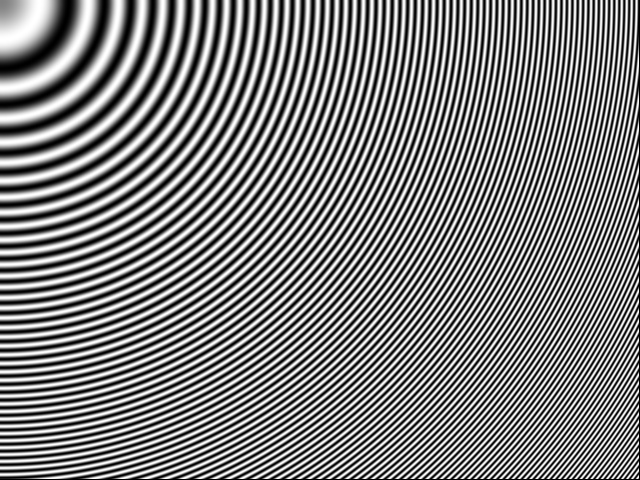
#> input picture Seminar 4/circles.jpg, 640 x 480 px
$ python 2.py   (Python 2 division)
#> lines starting #> are read from the running program, lines starting #| are printed output that depends on the picture; after the words box and inside, x2 and y2 are one past the last pixel; in counts of white or black regions, pixels touching at a corner belong together
import scipy.signal
import cv2
import numpy as np
import matplotlib.pyplot as plt
#Import Orignal Image
fig = cv2.imread('circles.jpg')
#> fig is the input picture: shape (480, 640, 3); min 0, max 255, mean 127.3
Y=(0.114*fig[:,:,0]+0.587*fig[:,:,1]+0.299*fig[:,:,2])/255;
ro,co = Y.shape
#> ro = 480; co = 640
#Image Resizing
N = 2
ds = np.zeros ((ro/N,co/N))
ds = Y [0::N,0::N]
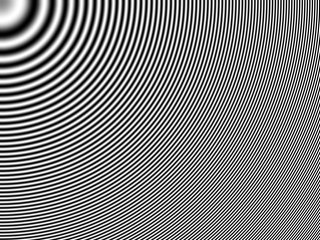
#> ds: shape (240, 320) float64; min 0, max 1, mean 0.501
cv2.imshow("Downsampled Orignal", ds)
(rs,cs) = ds.shape
#> rs = 240; cs = 320
#Creating mask for Orignal Image
#for rows
Mro = np.ones((ro,1))
#> Mro = 480 values from 1 to 1
Mro[int(ro/8.0):int(ro - int(ro/8.0)),0] = np.zeros((int((3.0/4.0)*ro)))
#for columns
Mco = np.ones((1,co))
Mco[0,int(co/8.0):int(co - int(co/8.0))] = np.zeros((int((3.0/4.0)*co)))
#together
MO = np.dot(Mro,Mco)
#mask for resized image to pass 1/4 frequency components
#for rows
mr = np.ones((rs,1))
#> mr = 240 values from 1 to 1
mr[int(rs/8.0):int(rs - int(rs/8.0)),0] = np.zeros((int((3.0/4.0)*rs)))
#for columns
mc = np.ones((1,cs))
mc[0,int(cs/8.0):int(cs - int(cs/8.0))] = np.zeros((int((3.0/4.0)*cs)))
#together
m = np.dot(mr,mc)
#Conmpute space-domain/inverse 2D Fourier transform of Low Pass filter for oringal Image:
IMO = np.abs(np.fft.ifft2(MO))
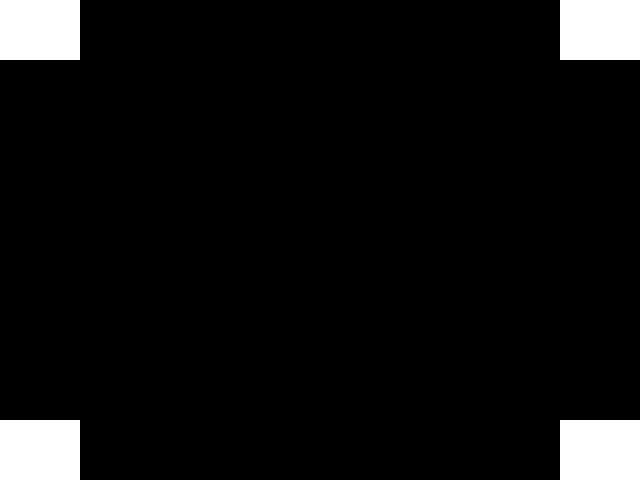
#> MO: shape (480, 640) float64; values 0 (black) and 1 (white), 6.2% white; 4 white regions, box (x1, y1, x2, y2) and area: (0, 0, 80, 60) 4800, (560, 0, 640, 60) 4800, (0, 420, 80, 480) 4800, (560, 420, 640, 480) 4800
IMOC =np.concatenate((IMO[:,int(co/2):co], IMO[:,0:int (co/2)]), axis =1)
IMOC =np.concatenate((IMOC[int(ro/2):ro,:], IMOC[0:int (ro/2),:]))
#Only keep the piece with the biggest components:
IMOC = IMOC[int(ro/2-10):int(ro/2+10), int(co/2-10):int(co/2+10)]
Ofilt = IMOC
#Applying Mask to Orignal Image
Yfilt=scipy.signal.convolve2d(Y,Ofilt,mode='same')
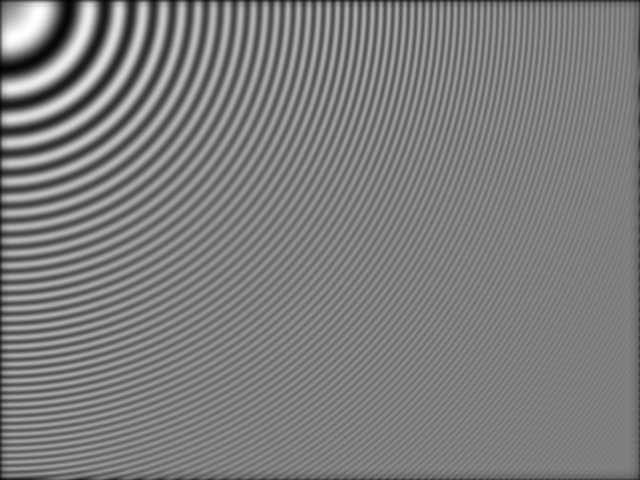
#> Yfilt: shape (480, 640) float64; min 0.0564, max 2.24, mean 1.13; drawn with min black and max white
# Display the resulting filtered frame
cv2.imshow('Y low-pass filtered',Yfilt*0.5)
cv2.imshow('Orignal Y ' , Y)

#Conmpute space-domain/inverse 2D Fourier transform of Low Pass filter for oringal Image:
Im = np.abs(np.fft.ifft2(m))
#> m: shape (240, 320) float64; values 0 (black) and 1 (white), 6.2% white; 4 white regions, box (x1, y1, x2, y2) and area: (0, 0, 40, 30) 1200, (280, 0, 320, 30) 1200, (0, 210, 40, 240) 1200, (280, 210, 320, 240) 1200
Imc =np.concatenate((Im[:,int(cs/2):cs], Im[:,0:int (cs/2)]), axis =1)
Imc =np.concatenate((Imc[int(rs/2):rs,:], Imc[0:int (rs/2),:]))
#Only keep the piece with the biggest components:
Imc = Imc[int(rs/2-10):int(rs/2+10), int(cs/2-10):int(cs/2+10)]
Dfilt = Imc

##Applying Mask to Orignal Image
DYfilt=scipy.signal.convolve2d(ds,Dfilt,mode='same')
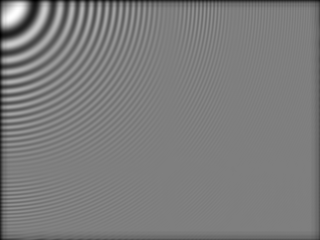
#> DYfilt: shape (240, 320) float64; min 0.175, max 2.11, mean 1.12; drawn with min black and max white
cv2.imshow('low-pass filtered Sub Sampled',DYfilt*0.5)
while(True):
	if cv2.waitKey(0) & 0xFF == ord('q'):
#> (key q is pressed here)
		break

# When everything done, release the capture
cv2.destroyAllWindows()
